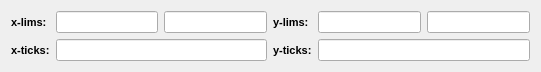
   <widget class="QWidget" name="layoutWidget">
    <property name="geometry">
     <rect>
      <x>570</x>
      <y>80</y>
      <width>541</width>
      <height>55</height>
     </rect>
    </property>
    <layout class="QHBoxLayout" name="horizontalLayout_2">
     <item>
      <layout class="QGridLayout" name="gridLayout_2">
       <item row="0" column="3">
        <widget class="QLineEdit" name="lineEdit_xmax">
         <property name="font">
          <font>
           <pointsize>8</pointsize>
          </font>
         </property>
        </widget>
       </item>
       <item row="1" column="0" colspan="2">
        <widget class="QLabel" name="xticks">
         <property name="font">
          <font>
           <pointsize>8</pointsize>
           <weight>75</weight>
           <bold>true</bold>
          </font>
         </property>
         <property name="text">
          <string>x-ticks:</string>
         </property>
        </widget>
       </item>
       <item row="0" column="2">
        <widget class="QLineEdit" name="lineEdit_xmin">
         <property name="font">
          <font>
           <pointsize>8</pointsize>
          </font>
         </property>
        </widget>
       </item>
       <item row="0" column="0" colspan="2">
        <widget class="QLabel" name="xlims">
         <property name="font">
          <font>
           <pointsize>8</pointsize>
           <weight>75</weight>
           <bold>true</bold>
          </font>
         </property>
         <property name="text">
          <string>x-lims:</string>
         </property>
        </widget>
       </item>
       <item row="1" column="2" colspan="2">
        <widget class="QLineEdit" name="lineEdit_xticks"/>
       </item>
      </layout>
     </item>
     <item>
      <layout class="QGridLayout" name="gridLayout_3">
       <item row="0" column="3">
        <widget class="QLineEdit" name="lineEdit_ymax">
         <property name="font">
          <font>
           <pointsize>8</pointsize>
          </font>
         </property>
         <property name="text">
          <string/>
         </property>
        </widget>
       </item>
       <item row="1" column="0" colspan="2">
        <widget class="QLabel" name="yticks">
         <property name="font">
          <font>
           <pointsize>8</pointsize>
           <weight>75</weight>
           <bold>true</bold>
          </font>
         </property>
         <property name="text">
          <string>y-ticks:</string>
         </property>
        </widget>
       </item>
       <item row="1" column="2" colspan="2">
        <widget class="QLineEdit" name="lineEdit_yticks">
         <property name="text">
          <string/>
         </property>
        </widget>
       </item>
       <item row="0" column="2">
        <widget class="QLineEdit" name="lineEdit_ymin">
         <property name="font">
          <font>
           <pointsize>8</pointsize>
          </font>
         </property>
         <property name="text">
          <string/>
         </property>
        </widget>
       </item>
       <item row="0" column="0" colspan="2">
        <widget class="QLabel" name="ymin">
         <property name="font">
          <font>
           <pointsize>8</pointsize>
           <weight>75</weight>
           <italic>false</italic>
           <bold>true</bold>
          </font>
         </property>
         <property name="text">
          <string>y-lims:</string>
         </property>
        </widget>
       </item>
      </layout>
     </item>
    </layout>
   </widget>
